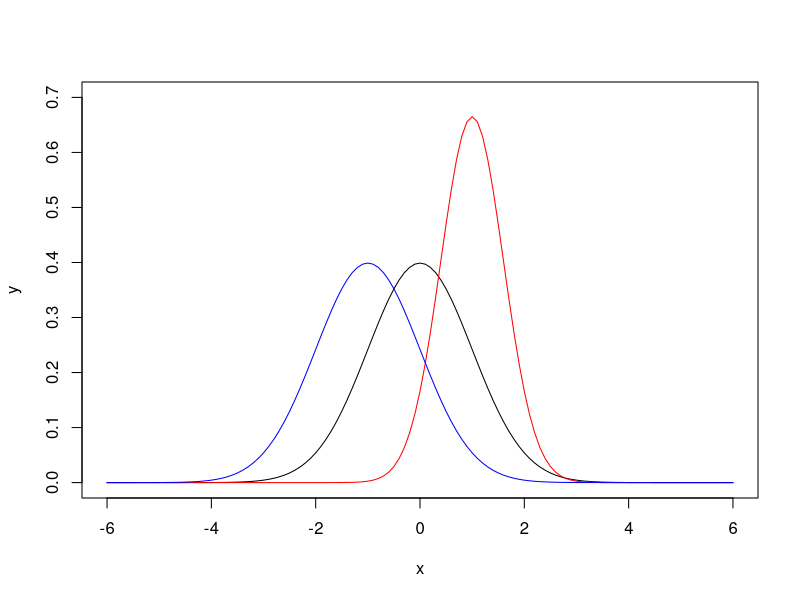
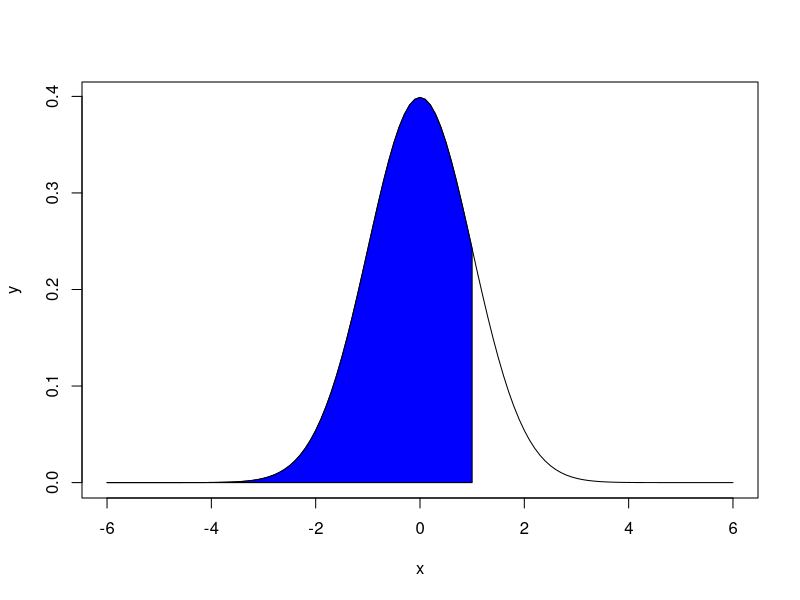
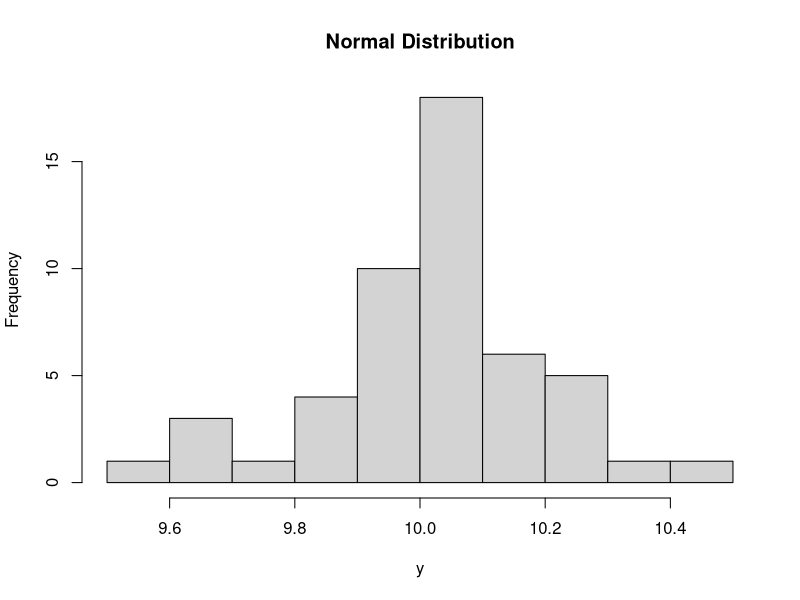
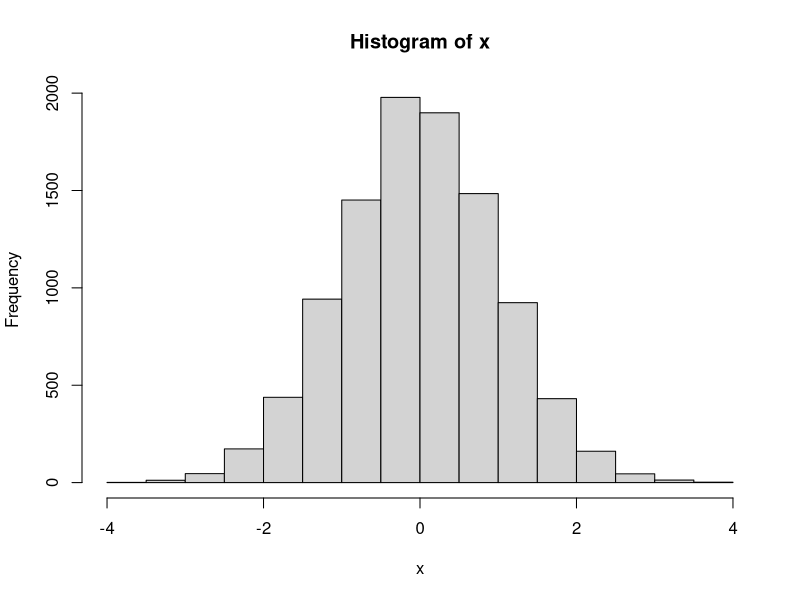
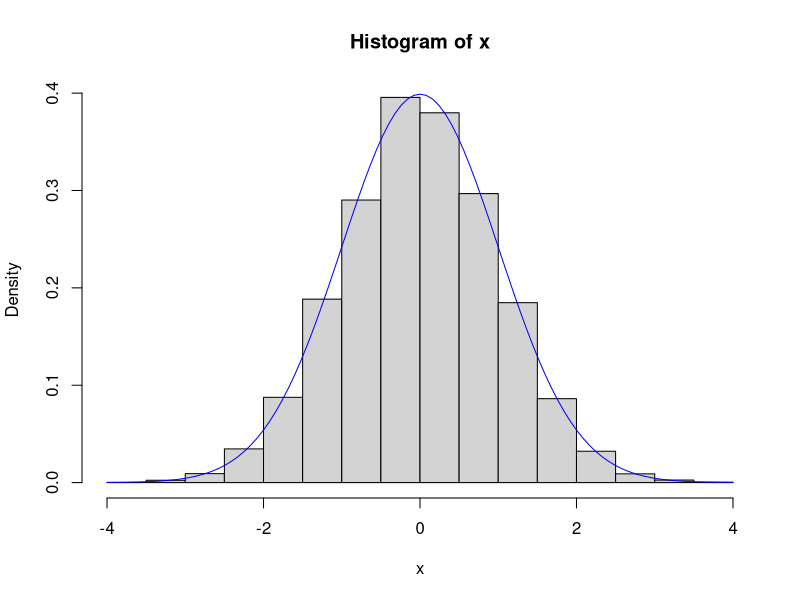
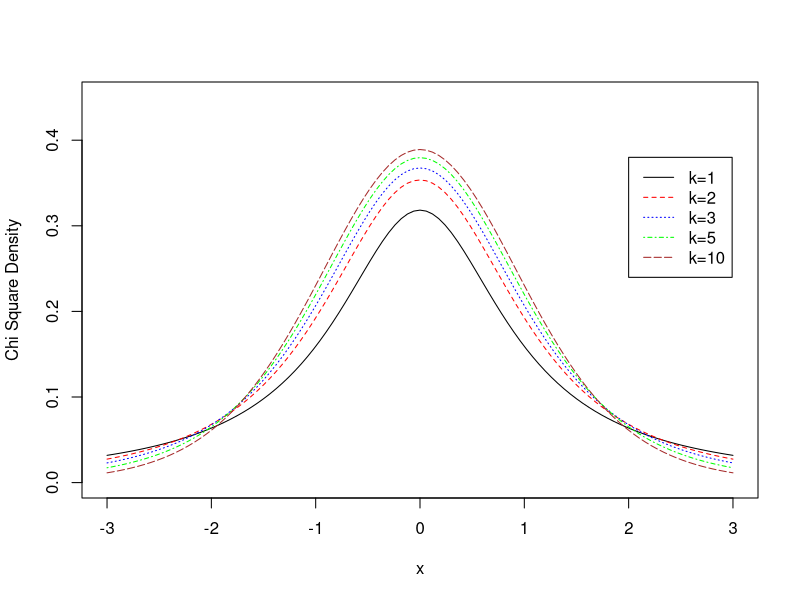
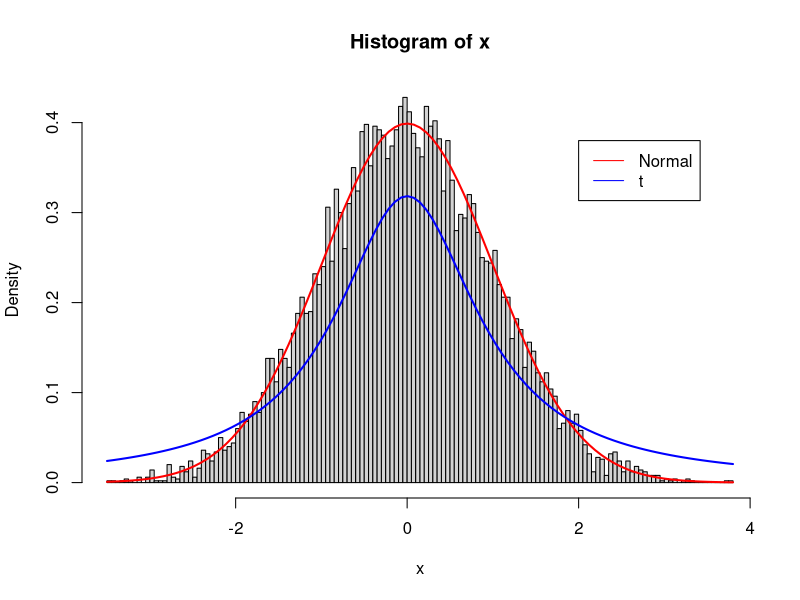
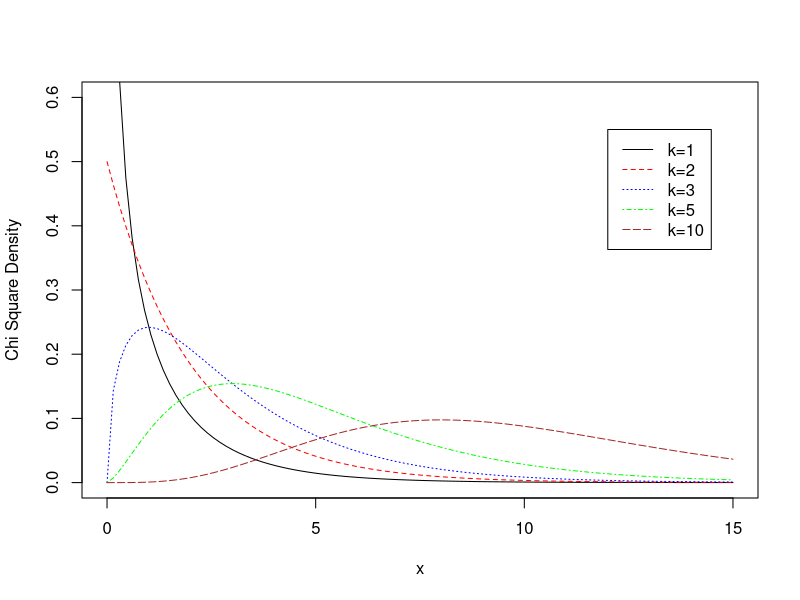

The R script that drew these images, in order:
#' ---
#' title: "Demo: Introduction to R - Distribution Functions"
#' author: "Eleni-Rosalina Andrinopoulou, Department of Biostatistics, Erasmus Medical Center"
#' output: 
#'   html_document:
#'     toc: true
#'     toc_float:
#'       collapsed: false
#'     df_print: paged
#' ---
#' 


#' # Common probability distributions 

#' - Normal
#' - $t$
#' - $\chi^2$
#' - $F$
#' - Binomial	

#'
#' # Key functions to describe distributions

#' - the probability density function always begins with 'd' (p.d.f.)
#' - the cumulative distribution function always begins with 'p' (c.d.f.)
#' - the inverse cumulative distribution (or quantile function) always beings with 'q' 
#' - a function that produces random variables always begins with 'r'
#' 
#' ## Normal distribution ($z$-distribution)

#' Plotting a graph with the value of the variable in the horizontal axis and 
#' the count of the values in the vertical axis leads to a bell shape curve.

#' We will use the standard normal distribution, given by $\mu = 0$ and 
#' $\sigma = 1$.


# Create a sequence of numbers between -6 and 6 incrementing by 0.1.
x <- seq(from = -6, to = 6, by = 0.1)


# p.d.f.
y <- dnorm(x = x, mean = 0, sd = 1)
# This function returns the density of the standard normal distribution 
# (mean = 0 and sd = 1).

# Let's try other mean and sd.
w <- dnorm(x = x, mean = -1, sd = 1)
z <- dnorm(x = x, mean = 1, sd = 0.6)
# This function returns the density of the standard normal distribution 
# for a given mean and standard deviation (p.d.f.).

# Plot
plot(x = x, y = y, type = "l", xlim = c(-6,6), ylim = c(0, 0.7))
lines(x = x, y = z, col = "red")
lines(x = x, y = w, col = "blue")


# c.d.f.
y <- pnorm(q = x)
# This function returns the cumulative probability of the standard normal 
# distribution. 
# That is the area under the standard normal curve to the left of x.
# E.g. for x equal to 1
x <- seq(from = -6, to = 6, by = 0.1)
y <- dnorm(x = x, mean = 0, sd = 1) # Z score
plot(x = x, y = y, type = "l", xlim = c(-6,6))
polygon(x = c(x[x <= 1], 1), y = c(y[x <= 1], 0), col = "blue")
# Then:
pnorm(q = 1)
# This means that the probability of getting a value smaller or equal 
# than 1 is 0.84 or 84%.


# If now we want Pr(X > 1) = 1 - Pr(X <= 1)
1 - pnorm(q = 1)
# This means that the probability of getting a value larger than 1 is 0.16 or 16%.

# We can also use the argument lower.tail = FALSE to obtain the same result.
pnorm(q = 1, lower.tail = FALSE)


# Inverse cumulative distribution
qnorm(p = 0.84)
# This function is the inverse of the `pnorm()` function. For example, the X 
# score corresponding to the 84th percentile is 1.


#  Random variables
# Create a sample of 50 numbers which are normally distributed with 
# mean 10 and sd 0.2.
y <- rnorm(n = 50, mean = 10, sd = 0.2)
# This function is used to generate random numbers whose distribution is normal. 
hist(x = y, main = "Normal Distribution")

# In many applications, we want to be able to reproduce the results of 
# our data analysis. It is then important to use the set.seed(q) function 
# to generate the same set of random numbers. Here `q` is an integer. 
set.seed(123)
rnorm(n = 5)
# If we run the above code multiple times, we get the same numbers.


# Let's generate 10000 random values from a normal distribution with 
# mean 0 and sd = 1. 
set.seed(123)
x <- rnorm(n = 10000)
mean(x)
sd(x)
# We see that the mean and sd are very close to 0 and 1 as expected.
# To verify that the data is normally distributed, we generate a histogram 
# using the hist().
hist(x = x)

hist(x = x, freq = FALSE)
# The freq = FALSE argument is to obtain the density (fraction of points in
# each interval) on the y-axis instead of frequency (number of points in each 
# interval). With this option, the total area of the histogram is normalized to 1.
curve(expr = dnorm(x), col = "blue", add = TRUE)
# The function `curve()` draws a curve corresponding to a function.



#' ## t-distribution

#' - Like the normal distribution ($z$-distribution), the t-distribution is 
#' also symmetric.\
#' - The $t$-distribution depends on the degrees of freedom. The curves with more 
#' degrees of freedom are taller and have thinner tails. 
#' These are related to the sample size.\
#' - The $t$-distribution is most useful for small sample sizes, when the 
#' population standard deviation is not known, or both.\
#' - As the sample size increases, the $t$-distribution becomes more similar 
#' to a normal distribution. \
#'
#' **Degrees of freedom**\

#' Degrees of freedom of an estimate is the number of values that have the 
#' freedom to vary in the data sample. It is not quite the same as the number 
#' of items in the sample. For example we are interested in the mean BMI of 
#' our students. Let's assume that we have 50 students. If we also have the 
#' mean value, this means that 49 BMI values can vary and 1 has to be fixed.
#' If we have $X_1$, $\dots$, $X_n$, where $n$ is the number of subjects and 
#' we know the mean value $\bar{x} = \frac{(X_1 + \dots + X_n)}{n}$, 
#' then $X_1$, $\dots$, $X_{n-1}$ can vary but $X_n$ has to be fixed. E.g., 
#' suppose we collect two random samples of observations shown below. 
#' Let's assume that we know the mean but we don't know the value of an 
#' observation ($X$ and $Y$). All other values can vary except $X$ and $Y$ in
#' order to get those means. $X$ should be $20$ and $Y$ should be $26$.
# =========== ========= =========
#              Sample1   Sample2
# =========== ========= =========
#  Subject1      18        19
#  Subject2      15        28
#  Subject3      21        22
#  Subject4      30        18
#  Subject5      22        19
#  Subject6       X         Y   
# =========== ========= =========
#  Average       21        22


# Generate a random sample from the standard normal distribution.
x <- rnorm(n = 10000)


# p.d.f.
# For this distribution we need to define the degrees of freedom.
curve(expr = dt(x = x, df = 1), xlim = c(-3, 3), ylim = c(0, 0.45), 
      ylab = "Chi Square Density")
curve(expr = dt(x = x, df = 2), col = "red",lty = 2, add = TRUE)
curve(expr = dt(x = x, df = 3), col = "blue",lty = 3, add = TRUE)
curve(expr = dt(x = x, df = 5), col = "green",lty = 4, add = TRUE)
curve(expr = dt(x = x, df = 10), col = "brown",lty = 5, add = TRUE)
legend(2, 0.38, c("k=1", "k=2", "k=3", "k=5", "k=10"),
       col = c("black", "red", "blue", "green", "brown"), lty = 1:5)


# Difference between normal and $t$ distribution
hist(x, freq = FALSE, breaks = 200)
curve(expr = dnorm(x), col = "red", lwd = 2, add = TRUE)
curve(expr = dt(x = x, df = 1), col = "blue", lwd = 2, add = TRUE)
legend(2, 0.38, c("Normal", "t"),
       col = c("red", "blue"), lty = c(1,1))


# c.d.f.
# The `pt()` function returns the cumulative probability of the $t$ distribution. 
# E.g. Pr(X <= 1):
pt(q = 1, df = 1)
# This means that the probability of getting a value smaller or equal than 
# 1 is 0.75 or 75%.

# If now we want Pr(X > 1) = 1 - Pr(X <= 1)
1 - pt(q = 1, df = 1)
# This means that the probability of getting a value larger than 1 is 0.25 or 25%.

# We can also use the argument lower.tail = FALSE to obtain the same result.
pt(q = 1, df = 1, lower.tail = FALSE)


# Inverse cumulative distribution
qt(p = 0.75, df = 1)
# This function is the inverse of the `pt()` function. 
# For example, the value corresponding to the 75th percentile is 1.

# Random variables
set.seed(123)
x <- rt(n = 10000, df = 3)



#' ## $\chi^2$ distribution

#' A $\chi^2$ distribution with $k$ degrees of freedom is constructed by the sum 
#' of the square of $k$ independent standard normal random variables. 
#' If $X_1, X_2, \dots, X_k$ are independent random variables from the 
#' standard normal distribution, then the random variable
#' $Q = X^2_1+X^2_2+ \dots +X^2_k$ follows the $\chi^2$ distribution with $k$ 
#' degrees of freedom. 


# Generate a random sample from the standard normal distribution.
x <- rnorm(n = 10000)


# p.d.f.
# For this distribution we need to define the degrees of freedom.
curve(expr = dchisq(x = x, df = 1), xlim = c(0, 15), ylim = c(0, 0.6), 
      ylab = "Chi Square Density")
curve(expr = dchisq(x = x, df = 2), col = "red",lty = 2, add = TRUE)
curve(expr = dchisq(x = x, df = 3), col = "blue",lty = 3, add = TRUE)
curve(expr = dchisq(x = x, df = 5), col = "green",lty = 4, add = TRUE)
curve(expr = dchisq(x = x, df = 10), col = "brown",lty = 5, add = TRUE)
legend(12, 0.55, c("k=1", "k=2", "k=3", "k=5", "k=10"),
       col=c("black", "red", "blue", "green", "brown"), lty = 1:5)


# If we now plot x^2, were x is a random variable from the standard normal 
# distribution we get:
hist(x = x^2, freq = FALSE, breaks = 200, xlim = c(0,5))
# Does it look familiar?
curve(expr = dchisq(x = x, df = 1), add = TRUE)
# x^2  follows the \chi^2 distribution with one degree of freedom. 


# Let's assume more variables.
X1 <- rnorm(n = 10000)^2 
X2 <- rnorm(n = 10000)^2  
X3 <- rnorm(n = 10000)^2 
Q <- X1 + X2 + X3

hist(Q, freq = FALSE, breaks = 100)
curve(expr = dchisq(x = x, df = 3), col = "red", add = TRUE)


# Random variables
x <- rchisq(n = 10000, df = 3)


# c.d.f.
# Same as before:
x <- seq(from = 0, to = 10, by = 0.1)
y <- dchisq(x = x, df = 3) 
plot(x, y, type = "l")
polygon(c(x[x <= 8], 8), c(y[x <= 8], 0), col = "blue")
# The Pr(x^2 <= 8) is
pchisq(q = 8, df = 3)

plot(x, y, type = "l")
polygon(c(8, x[x >= 8], max(x)), c(0, y[x >= 8], 0), col = "blue")
# The Pr(x^2 > 8) is
pchisq(q = 8, df = 3, lower.tail = FALSE)


# Inverse cumulative distribution
qchisq(p = 0.95, df = 3)
# This function is the inverse of the pchisq() function. 
# For example, the value corresponding to the 95th percentile is 8.



#' ## $F$ distribution
#' If two independent random variables follow the $\chi^2$-distribution 
#' with m1 and m2 degrees of freedom respectively, then the ratio each divided 
#' by its degrees of freedom follows an $F$ distribution.
#' This distribution is used whenever you need to compare two 
#' $\chi^2$-distributions (compare two different sum of squares).
#' 
# Generate a sequence of values.
x <- seq(from = 0, to = 20, by = 0.1) 


# p.d.f.
plot(df(x = x, df1 = 3, df2 = 5), type = "l", ylab = "F Density")
plot(df(x = x, df1 = 10, df2 = 20), type = "l", ylab = "F Density")

# Generate chi square data with df = 3.
chi.sq.1 <- rchisq(10000, 3)
# Scale the chi square variable.
scaled.chi.sq.1 <- chi.sq.1 / 3
# Generate chi square data with df = 20.
chi.sq.2 <- rchisq(10000, 20)  
# Scale the chi square variable.
scaled.chi.sq.2 <- chi.sq.2 / 20  
# Take the ratio of the two chi squares (F).
F_3_20 <-  scaled.chi.sq.1  / scaled.chi.sq.2 
# Plot
hist(F_3_20, freq = FALSE) 
curve(expr = df(x = x, df1 = 3, df2 = 20), col = "red", add = TRUE)



#' ## Binomial

#' The binomial distribution model deals with finding the probability of 
#' success of an event which has only two possible outcomes in a series of 
#' experiments. For example, tossing a coin always gives a head or a tail. 
#' The probability of finding exactly 3 heads in tossing a coin repeatedly 
#' for 10 times is estimated using the binomial distribution.\
#' Note: A single success/failure experiment is also called a Bernoulli trial or
#' a Bernoulli experiment.

# Create a sample of 50 numbers ranging from 0 to 50 which are incremented by 1.
x <- seq(from = 0, to = 50, by = 1)


# p.d.f.
# Here we need to define the number of trials (size) and the probability of 
# success on each trial (prob). 
y <- dbinom(x, size = 50, prob = 0.5, log = FALSE)


# c.d.f.
y <- pbinom(q = x, size = 50, prob = 0.5)
# This function returns the cumulative probability function of the 
# binomial distribution.

# Assume a coin is weighted so that it comes up heads 60% of the time. 
# What is the probability that you will obtain more than 25 heads after 50 flips?
# Pr(X > 25) = 1 - Pr(X <= 25)
1 - pbinom(q = 25, size = 50, prob = 0.6)
# other way to obtain the same results
1 - sum(dbinom(x = (1:25), size = 50, prob = 0.6))
# Alternatively,
pbinom(q = 25,  size = 50, prob = 0.6, lower.tail = FALSE)

# Assume a die is rolled 10 times. What it the probability that you will roll 
# fewer than 5 sixes?
# Pr(X < 5) = Pr(X <= 4)
pbinom(q = 4, size = 10, prob = 0.16)

# Assume a die is rolled 100 times. 
# What it the probability that you will roll more than 5 sixes?
# Pr(X > 5) = 1 - Pr(X <= 5)
1 - pbinom(q = 5, size = 100, prob = 0.16, lower.tail = TRUE)
pbinom(q = 5, size = 100, prob = 0.16, lower.tail = FALSE)

# Random variables
x <- rbinom(n = 20, size = 1, prob = 0.3)
print(x)

